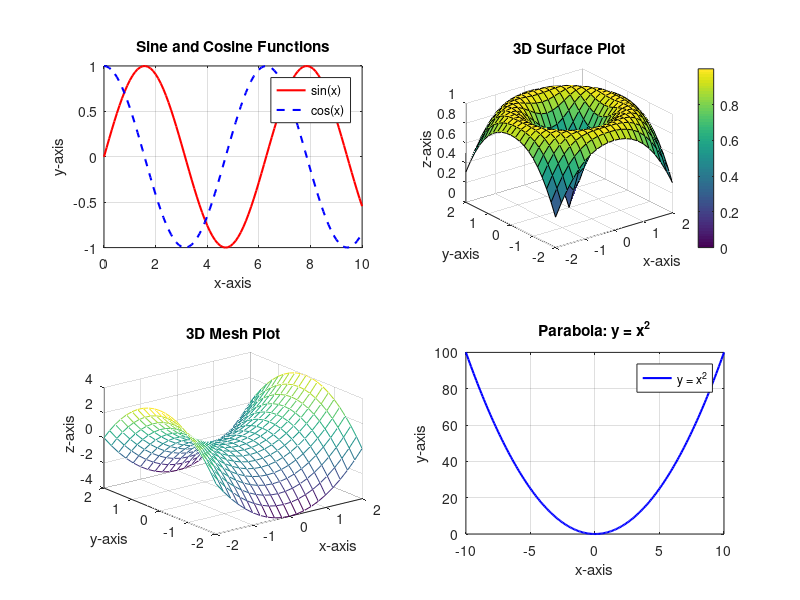

This figure's MATLAB source: (Note: this script raises an error after producing the figure.)
% Clear previous data and close existing figures
clear; clc; close all;

% Create a figure window
figure;

% --- First 2D Plot: Sine and Cosine ---
subplot(2, 2, 1); % Divide the window into a 2x2 grid, 1st plot
x = 0:0.1:10; % Range of x values
y1 = sin(x); % y = sin(x)
y2 = cos(x); % y = cos(x)
plot(x, y1, '-r', 'LineWidth', 1.5); % Plot sin(x) with red line
hold on;
plot(x, y2, '--b', 'LineWidth', 1.5); % Plot cos(x) with blue dashed line
hold off;
title('Sine and Cosine Functions');
xlabel('x-axis');
ylabel('y-axis');
legend('sin(x)', 'cos(x)');
grid on;

% --- Second 2D Plot: Parabola ---
subplot(2, 2, 4); % 2nd plot
x = -10:0.1:10; % Range of x-values for the parabola
y_parabola = x.^2; % Parabolic function y = x^2

% Plot the parabola
plot(x, y_parabola, '-b', 'LineWidth', 1.5); % Plot parabola with blue line

% Add titles, labels, and legend
title('Parabola: y = x^2');
xlabel('x-axis');
ylabel('y-axis');
legend('y = x^2');
grid on;



% --- Third Plot: 3D Surface (Mesh) ---
subplot(2, 2, 3); % 3rd plot
[x3, y3] = meshgrid(-2:0.2:2, -2:0.2:2); % Create grid for 3D surface
z3 = x3.^2 - y3.^2; % Define a hyperbolic function
mesh(x3, y3, z3); % Wireframe surface plot
title('3D Mesh Plot');
xlabel('x-axis');
ylabel('y-axis');
zlabel('z-axis');
grid on;

% --- Fourth Plot: 3D Surface (Colorful Surface) ---
subplot(2, 2, 2); % 4th plot
z4 = sin(sqrt(x3.^2 + y3.^2)); % Define another 3D function
surf(x3, y3, z4); % Colored surface plot
colorbar; % Add a color scale
title('3D Surface Plot');
xlabel('x-axis');
ylabel('y-axis');
zlabel('z-axis');
grid on;

% Adjust layout for better spacing
sgtitle('Combined 2D and 3D Plots'); % Add a super title for all plots
